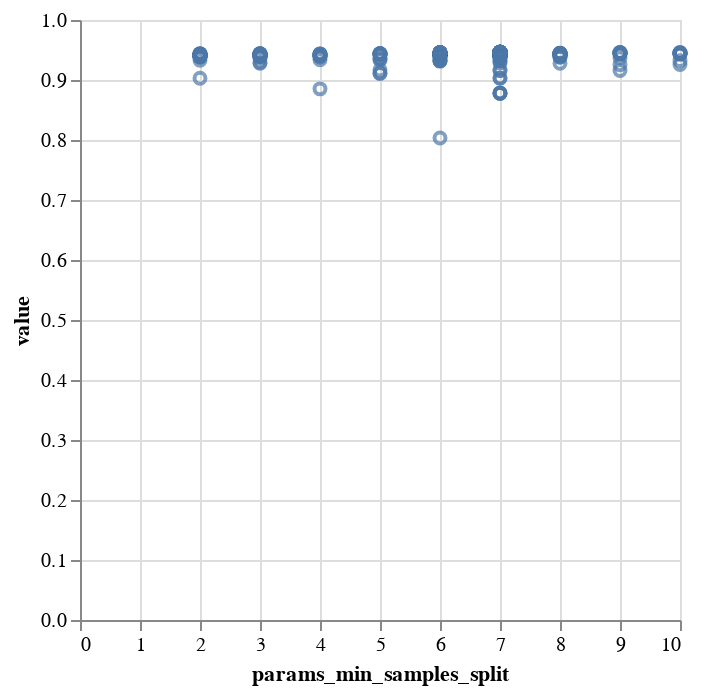

The cell this chart's notebook holds for it:
### Markdown cell above
for `n_estimators` >200 the model perform well

### Code cell
alt.Chart(result).mark_point().encode(
    x=alt.X('params_min_samples_split')
    ,y='value'
)

### Figure 1 — Vega-Lite specification as saved in the notebook (floating-point values rounded to 4 significant figures; data arrays with more than 128 entries replaced by an {"elided": "..."} marker saying what was removed)
{"config": {"view": {"continuousWidth": 300, "continuousHeight": 300}}, "data": {"name": "data-6c52279c9958531eebd8c6f4300db3ae"}, "mark": {"type": "point"}, "encoding": {"x": {"field": "params_min_samples_split", "type": "quantitative"}, "y": {"field": "value", "type": "quantitative"}}, "$schema": "https://vega.github.io/schema/vega-lite/v5.20.1.json", "datasets": {"data-6c52279c9958531eebd8c6f4300db3ae": {"elided": "500 records"}}}
